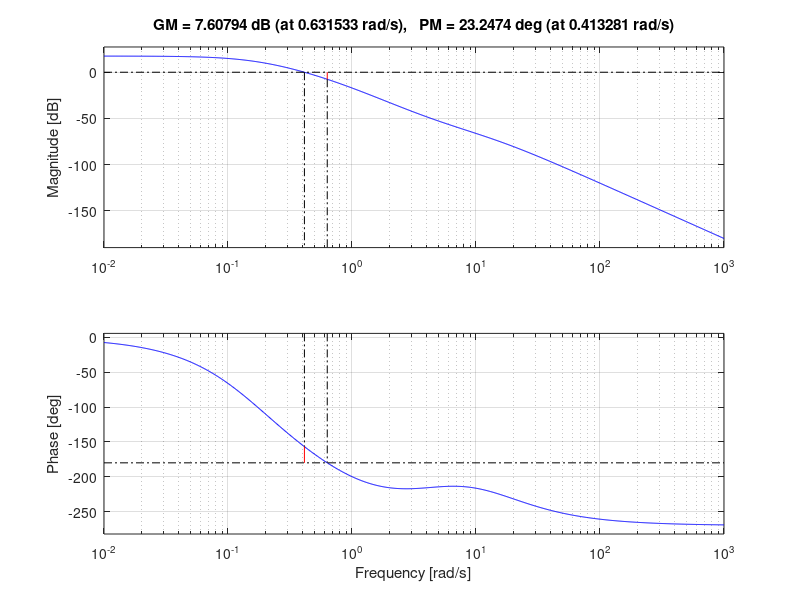

MATLAB code for this plot:
s = tf('s');
G=(s+5)*(s+6)/((s^3+14*s^2+13*s+2)*(s^2+13*s+2));

[gainP1,phaseP1] = bode(G,0.1) %Calculating phase and gain at 0.1 rad/s
[gain1,phase1] = bode(G,1) %Calculating phase and gain at 1 rad/s
[gain10,phase10] = bode(G,10) %Calculating phase and gain at 10 rad/s

subplot(121); bode(G);grid on;
subplot(122); margin(G);grid on; % GM and PM you get from the plot is accuarate
[Gm,Pm,Wcg,Wcp] = margin(G)
Gain_for_10BW = 1/gain10